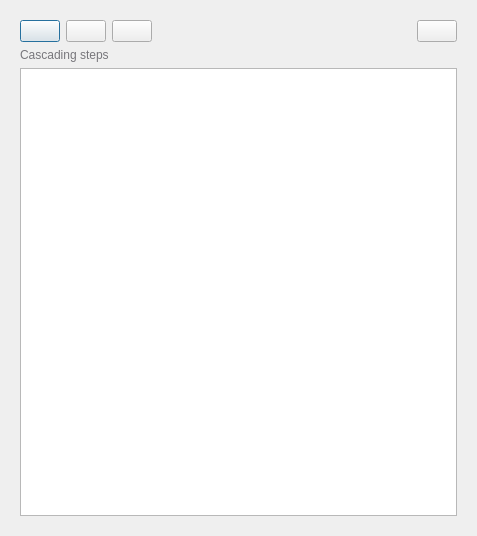
<?xml version="1.0" encoding="UTF-8"?>
<ui version="4.0">
 <class>Dialog</class>
 <widget class="QDialog" name="Dialog">
  <property name="geometry">
   <rect>
    <x>0</x>
    <y>0</y>
    <width>477</width>
    <height>536</height>
   </rect>
  </property>
  <property name="windowTitle">
   <string>Dialog</string>
  </property>
  <layout class="QVBoxLayout" name="verticalLayout">
   <item>
    <widget class="QFrame" name="frame_10">
     <property name="frameShape">
      <enum>QFrame::NoFrame</enum>
     </property>
     <property name="frameShadow">
      <enum>QFrame::Raised</enum>
     </property>
     <layout class="QVBoxLayout" name="verticalLayout_5">
      <item>
       <widget class="QFrame" name="frame_11">
        <property name="frameShape">
         <enum>QFrame::NoFrame</enum>
        </property>
        <property name="frameShadow">
         <enum>QFrame::Raised</enum>
        </property>
        <layout class="QHBoxLayout" name="horizontalLayout_3">
         <property name="leftMargin">
          <number>0</number>
         </property>
         <property name="topMargin">
          <number>0</number>
         </property>
         <property name="rightMargin">
          <number>0</number>
         </property>
         <property name="bottomMargin">
          <number>0</number>
         </property>
         <item>
          <widget class="QPushButton" name="run_cascade_pushButton">
           <property name="toolTip">
            <string>Run complete cascading process</string>
           </property>
           <property name="text">
            <string/>
           </property>
           <property name="icon">
            <iconset resource="icons.qrc">
             <normaloff>:/Icons/icons/run_cascade.svg</normaloff>:/Icons/icons/run_cascade.svg</iconset>
           </property>
          </widget>
         </item>
         <item>
          <widget class="QPushButton" name="run_cascade_step_pushButton">
           <property name="toolTip">
            <string>Run next cascading state</string>
           </property>
           <property name="text">
            <string/>
           </property>
           <property name="icon">
            <iconset resource="icons.qrc">
             <normaloff>:/Icons/icons/run_cascade_step.svg</normaloff>:/Icons/icons/run_cascade_step.svg</iconset>
           </property>
          </widget>
         </item>
         <item>
          <widget class="QPushButton" name="copy_cascade_step_pushButton">
           <property name="toolTip">
            <string>Copy cascade state to normal grid state</string>
           </property>
           <property name="text">
            <string/>
           </property>
           <property name="icon">
            <iconset resource="icons.qrc">
             <normaloff>:/Icons/icons/copy.svg</normaloff>:/Icons/icons/copy.svg</iconset>
           </property>
          </widget>
         </item>
         <item>
          <spacer name="horizontalSpacer_2">
           <property name="orientation">
            <enum>Qt::Horizontal</enum>
           </property>
           <property name="sizeHint" stdset="0">
            <size>
             <width>40</width>
             <height>20</height>
            </size>
           </property>
          </spacer>
         </item>
         <item>
          <widget class="QPushButton" name="clear_cascade_pushButton">
           <property name="text">
            <string/>
           </property>
           <property name="icon">
            <iconset resource="icons.qrc">
             <normaloff>:/Icons/icons/delete.svg</normaloff>:/Icons/icons/delete.svg</iconset>
           </property>
          </widget>
         </item>
        </layout>
       </widget>
      </item>
      <item>
       <widget class="QLabel" name="label_27">
        <property name="palette">
         <palette>
          <active>
           <colorrole role="WindowText">
            <brush brushstyle="SolidPattern">
             <color alpha="255">
              <red>119</red>
              <green>118</green>
              <blue>123</blue>
             </color>
            </brush>
           </colorrole>
          </active>
          <inactive>
           <colorrole role="WindowText">
            <brush brushstyle="SolidPattern">
             <color alpha="255">
              <red>119</red>
              <green>118</green>
              <blue>123</blue>
             </color>
            </brush>
           </colorrole>
          </inactive>
          <disabled>
           <colorrole role="WindowText">
            <brush brushstyle="SolidPattern">
             <color alpha="255">
              <red>190</red>
              <green>190</green>
              <blue>190</blue>
             </color>
            </brush>
           </colorrole>
          </disabled>
         </palette>
        </property>
        <property name="text">
         <string>Cascading steps</string>
        </property>
       </widget>
      </item>
      <item>
       <widget class="QTableView" name="cascade_tableView"/>
      </item>
     </layout>
    </widget>
   </item>
  </layout>
 </widget>
 <resources>
  <include location="icons.qrc"/>
 </resources>
 <connections/>
</ui>
